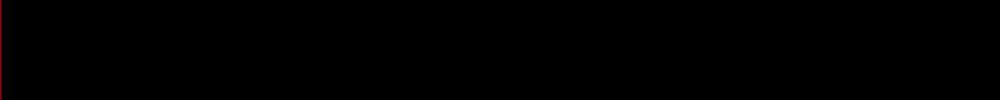
Frame 1 (no input)
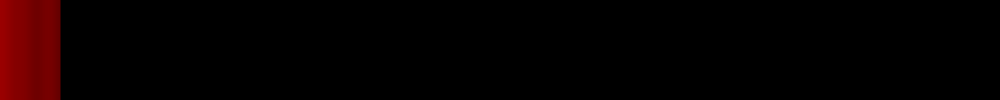
Frame 60 (the mouse pressed at the canvas centre just before this capture)
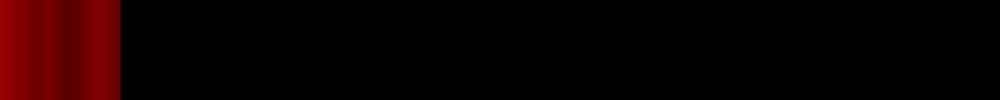
Frame 120 (the mouse held since frame 60 and released just before this capture)

The Processing sketch that drew these frames (run headless with seeded random() and noise(); from frame 60 on, the mouse is pressed at the canvas centre):

// Processing sketch: processing_136039
// ── processing_136039.pde

void setup() {
  size (1000, 100);
  background(0);
}

float t = 0.;
int x = 0;

void draw() {
    strokeWeight(2);
    stroke(map(noise(t),0.,1.,0,255), 0, 0);
    line(x % width, 0 , x % width , 100);
    t = t+0.01;
    x++;
}
